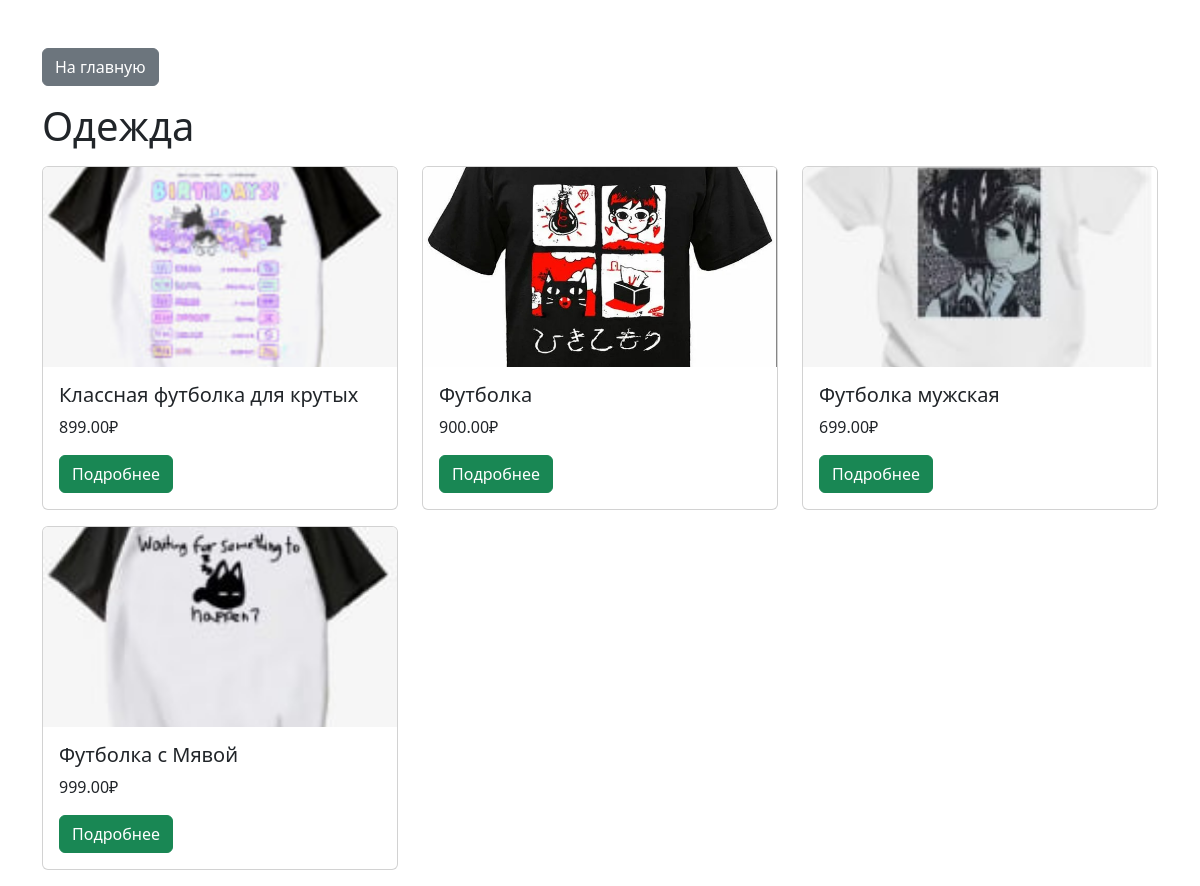
Screenshot of /category/3/ with the database file from the repository.
### shop/models.py (models this page shows, shortened)
class Category(models.Model):
    name = models.CharField(max_length=100, unique=True, verbose_name="Название категории")
    description = models.TextField(blank=True, verbose_name="Описание")
    created_at = models.DateTimeField(auto_now_add=True, verbose_name="Дата создания")
    class Meta:
        verbose_name = "Категория"
        verbose_name_plural = "Категории"
        ordering = ['name']

class Product(models.Model):
    category = models.ForeignKey(Category, on_delete=models.CASCADE, related_name='products', verbose_name="Категория")
    name = models.CharField(max_length=200, verbose_name="Название товара")
    description = models.TextField(blank=True, verbose_name="Описание")
    price = models.DecimalField(max_digits=10, decimal_places=2, verbose_name="Цена")
    image = models.ImageField(upload_to='products/', blank=True, verbose_name="Изображение")
    created_at = models.DateTimeField(auto_now_add=True, verbose_name="Дата добавления")
    class Meta:
        verbose_name = "Товар"
        verbose_name_plural = "Товары"
        ordering = ['name']

### shop/views.py (the view)
# urls.py: path('category/<int:category_id>/', views.category_detail, name='category_detail'),  # Страница категории
def category_detail(request, category_id):
    category = get_object_or_404(Category, id=category_id)
    products = category.products.all()
    return render(request, 'shop/category_detail.html', {'category': category, 'products': products})

### shop/templates/shop/category_detail.html (shortened to what this page needs)
<!DOCTYPE html>
<html>
<head>
    <link href="https://cdn.jsdelivr.net/npm/bootstrap@5.3.0-alpha3/dist/css/bootstrap.min.css" rel="stylesheet">
</head>
<body>
    <div class="container mt-5">
        <a href="/" class="btn btn-secondary mb-3">На главную</a>
        <h1>{{ category.name }}</h1>
        <div class="row">
            {% for product in products %}
            <div class="col-md-4 mb-3">
                <div class="card">
                    <img src="{{ product.image.url }}" class="card-img-top" alt="{{ product.name }}" style="max-height: 200px; object-fit: cover;">
                    <div class="card-body">
                        <h5 class="card-title">{{ product.name }}</h5>
                        <p class="card-text">{{ product.price }}₽</p>
                        <a href="{% url 'product_detail' product.id %}" class="btn btn-success">Подробнее</a>
                    </div>
                </div>
            </div>
            {% endfor %}
        </div>
    </div>
</body>
</html>

### rows the page displays
Category: name "Одежда"
Product: image (picture), name "Классная футболка для крутых", price "899.00"
Product: image (picture), name "Футболка", price "900.00"
Product: image (picture), name "Футболка мужская", price "699.00"
Product: image (picture), name "Футболка с Мявой", price "999.00"
